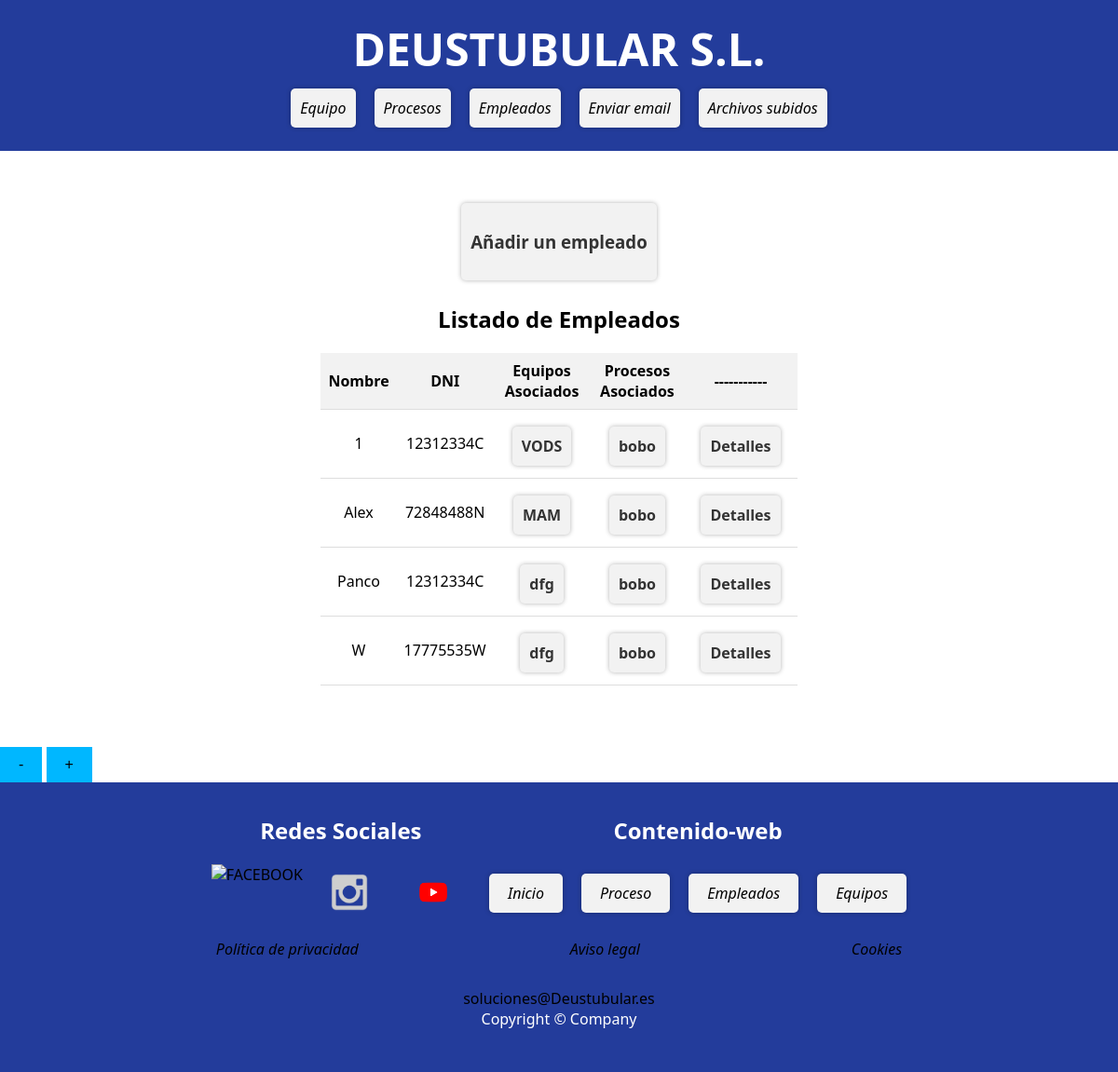
Page /appdeustutub/empleados/ on the earlier database version.
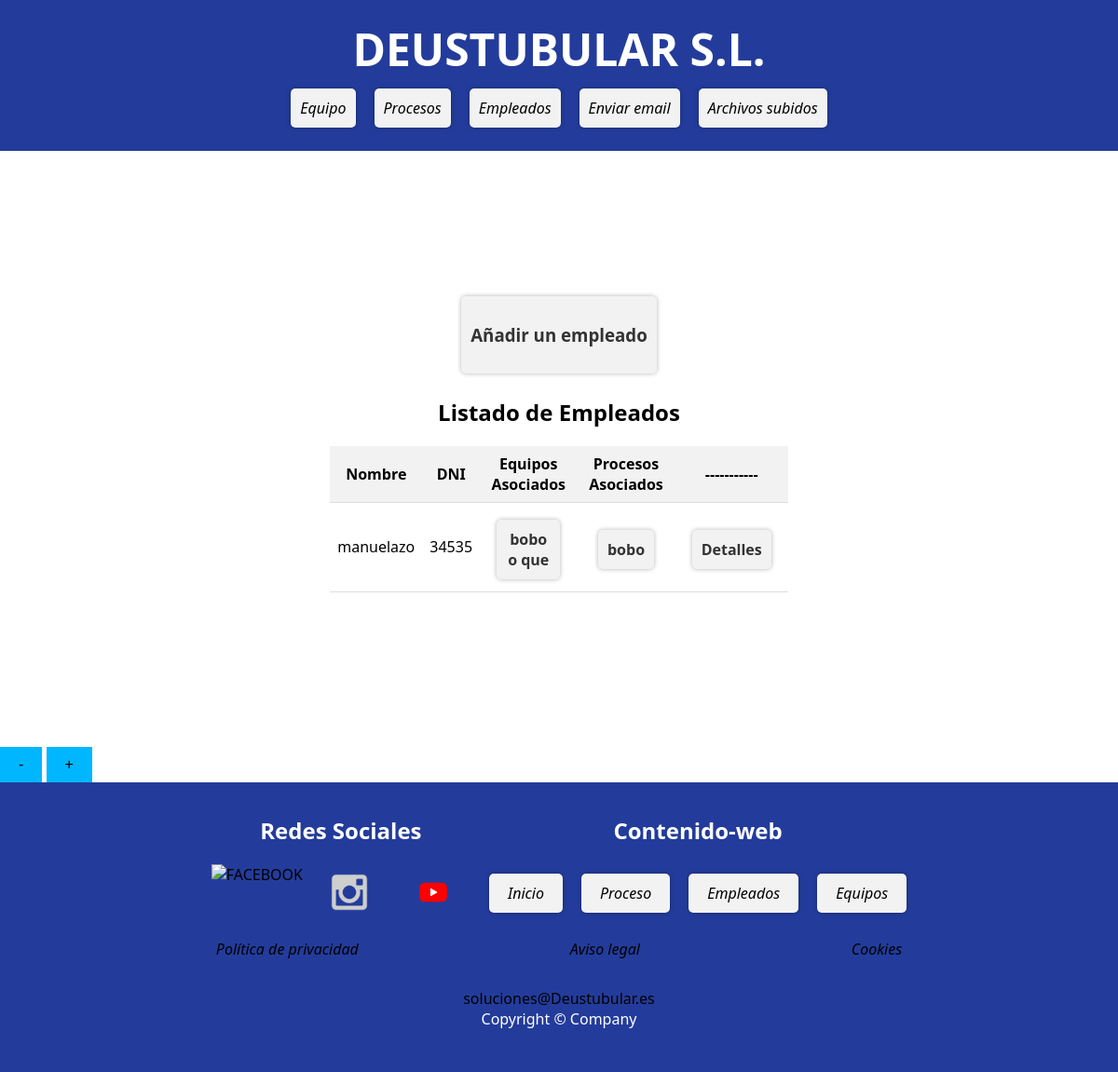
Same page on the later database version.
### appdeustutub/models.py (models this page shows, shortened)
class Empleado(models.Model):
    equipo = models.ForeignKey(Equipo, on_delete=models.CASCADE)
    proceso = models.ForeignKey(Proceso, on_delete=models.CASCADE)
    dni = models.CharField(max_length=9)
    nombre = models.CharField(max_length=50)
    apellidos = models.CharField(max_length=80)
    email = models.EmailField(max_length=100)
    telefono = models.IntegerField()

class Equipo(models.Model):
    modelo = models.CharField(max_length=100)
    marca = models.CharField(max_length=100)
    categoria = models.ForeignKey(Categoria, on_delete=models.CASCADE)
    fecha_adquisicion = models.DateField()
    fecha_instalacion = models.DateField()
    def __str__(self):
        return self.marca

class Proceso(models.Model):
    equipo = models.ForeignKey(Equipo, on_delete=models.CASCADE)
    codOrdenFabricacion = models.IntegerField(default=0)
    codigoProceso = models.IntegerField(default=0)
    nombreProceso = models.CharField(max_length=100)
    referencia = models.CharField(max_length=100)
    fechaInicio = models.DateField()
    fechaFin = models.DateField()
    def __str__(self):
        return self.nombreProceso

### appdeustutub/views.py (the view)
# urls.py: path('empleados/', EmpleadoListView.as_view(), name='empleado-list'),
class EmpleadoListView(ListView):
    model = Empleado
    template_name = 'index_empleado.html'
    context_object_name = 'lista_empleados'
    ordering = 'nombre'

### appdeustutub/templates/index_empleado.html (shortened to what this page needs)
{% extends "base.html" %}
{% load static %}
{% block contenido %}
<div id="content">
    <ul>
        <li><a href="{% url 'add_empleado' %}"><strong>
                    <h3>Añadir un empleado</h3>
                </strong></a></li>
    </ul>
    <h2>Listado de Empleados</h2>
    <ul>
        {% if lista_empleados %}
        <table>
            <thead>
                <tr>
                    <th>Nombre</th>
                    <th>DNI</th>
                    <th>Equipos Asociados</th>
                    <th>Procesos Asociados</th>
                    <th>-----------</th>
                </tr>
            </thead>
            <tbody>
                {% for empleado in lista_empleados %}
                <tr>
                    <td>{{ empleado.nombre }}</td>
                    <td>{{ empleado.dni }}</td>
                    <td>
                        <ul>
                            <li><a href="{% url 'equipo-detail' empleado.equipo.id %}"><strong>{{ empleado.equipo }}</strong></a></li>
                        </ul>
                    </td>
                    <td>
                        <ul>
                            <li><a href="{% url 'proceso-detail' empleado.proceso.id %}"><strong>{{ empleado.proceso }}</strong></a></li>
                        </ul>
                    </td>
                    <td>
                        <ul>
                            <li><a href="{% url 'empleado-detail' empleado.id %}"><strong>Detalles</strong></a></li>
                        </ul>
                    </td>
                </tr>
                {% endfor %}
            </tbody>
        </table>
        {% else %}
        <p>No existen empleados</p>
        {% endif %}
</div>
{% endblock %}

Differences in the rows shown:
removed Empleado: nombre "1", dni "12312334C", equipo "VODS", proceso "bobo"
removed Empleado: nombre "Alex", dni "72848488N", equipo "MAM", proceso "bobo"
removed Empleado: nombre "Panco", dni "12312334C", equipo "dfg", proceso "bobo"
removed Empleado: nombre "W", dni "17775535W", equipo "dfg", proceso "bobo"
added Empleado: nombre "manuelazo", dni "34535", equipo "bobo o que", proceso "bobo"
